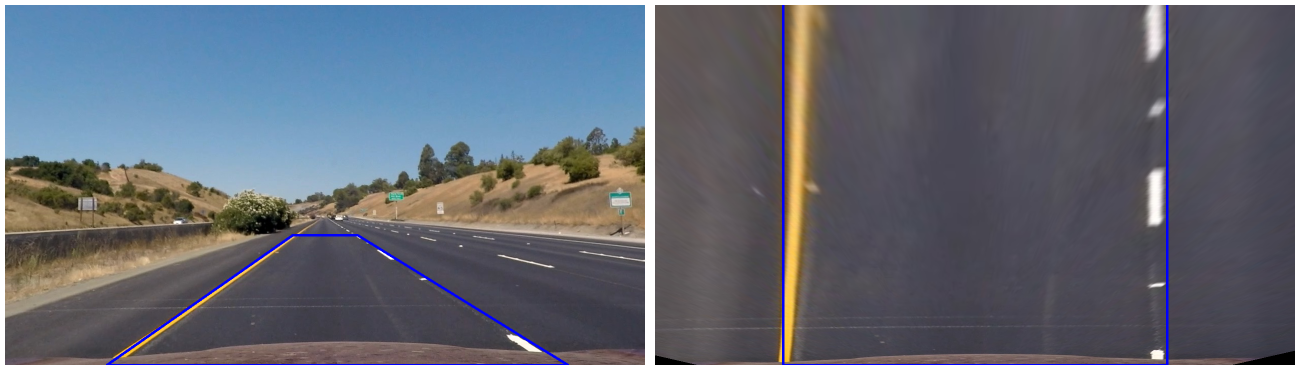
#> input picture examples/test-perspective1.png, 2600 x 740 px (shown at 1/2 size); its folder holds only this picture in this run
$ python -i video_processor.py   (imports and definitions only)   (older library calls are emulated)
#> lines starting #> are read from the running program, lines starting #| are printed output that depends on the picture
### utils/lane_finder.py
import numpy as np
import cv2


class Line:
    ''' keep track of detected lines '''
    average_count = 5
    def __init__(self):
        self.poly_fit = []
        self.lane_ind = []
        self.lane_start = []
        self.lane_x = []
        self.lane_y = []
        self.curve = []

    # [4 lines left out: function add_poly_fit, not called in this run]

    def get_last_poly_fit(self):
        return self.poly_fit[-1]

    def get_average_poly_fit(self):
        return np.average(self.poly_fit, axis=0)

    # [4 lines left out: function add_lane_ind, not called in this run]

    def get_last_lane_ind(self):
        return self.lane_ind[-1]

    # [24 lines left out: functions add_lane_points, get_lane_points_poly_fit, add_lane_start, not called in this run]

    def get_last_lane_start(self):
        return self.lane_start[-1]

    def get_lane_start(self):
        return self.lane_start[-1]
        # if len(self.lane_start) == 1:
        #    return self.lane_start[0]
        # return (self.lane_start[-1] + self.lane_start[-2]) / 2.0

    def get_average_lane_start(self):
        return np.average(self.lane_start, axis=0)

    # [4 lines left out: function add_curve, not called in this run]

    def get_average_curve(self):
        return np.average(self.curve, axis=0)

    def get_last_curve(self):
        return self.curve[-1]

class LaneFinder:
    ''' Finds lanes from perspective image '''
    right_line = Line()
    left_line = Line()

    # [183 lines left out: functions __init__, slide_window, visualize, draw_info, not called in this run]

### utils/video_processor.py
import os
import cv2
from utils.camera_cal import CameraCalibration
from utils.binary_image import BinaryImage
from utils.perspective_transform import PerspectiveTransform
from utils.lane_finder import LaneFinder


class VideoProcessor:
    ''' Process a video for finding lanes '''
    cam_cal = None
    debug_dir = None
    debug_frame_number = 0
    debug_frame_bypass = 10

    # [74 lines left out: functions init, write_debug_images, process_image, calibrate_camera, process, not called in this run]

>>> import cv2
>>> picture = cv2.imread('../examples/test-perspective1.png', cv2.IMREAD_GRAYSCALE)
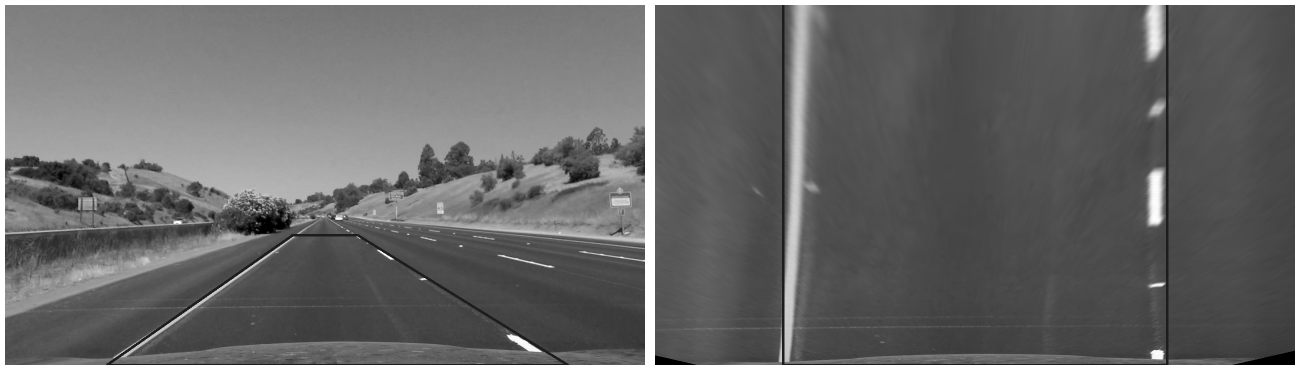
#> picture: shape (740, 2600) (shown at 1/2 size); min 0, max 255, mean 105
>>> result = VideoProcessor().process_image(picture)
#> (the run stopped early here; a loop or call above may not have finished)

$ run again, on examples/test-perspective2.png
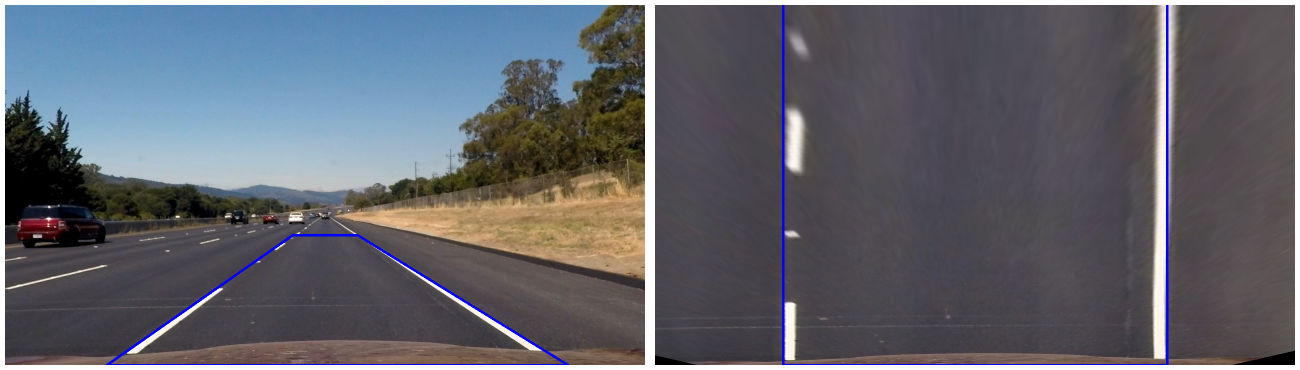
#> input picture examples/test-perspective2.png, 2600 x 740 px (shown at 1/2 size)
#> `picture = cv2.imread('../examples/test-perspective1.png', cv2.IMREAD_G..`:
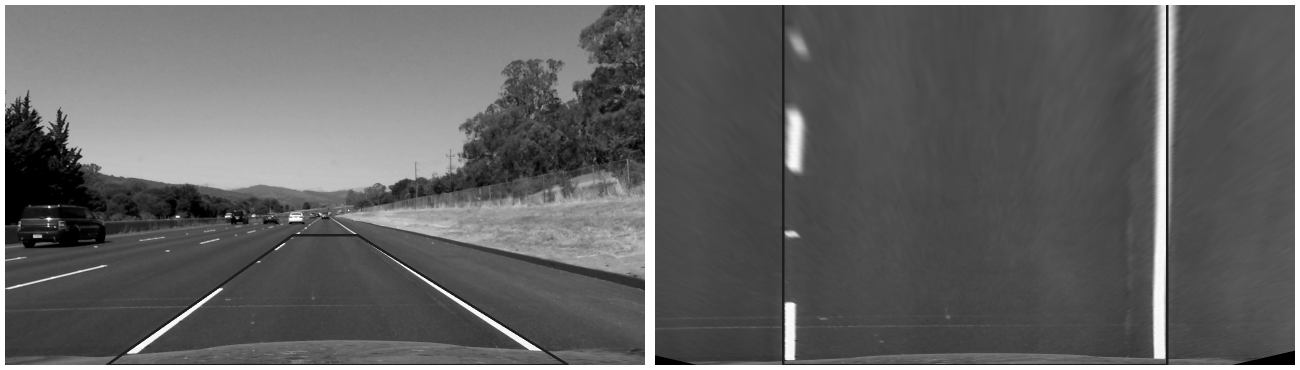
#> picture: shape (740, 2600) (shown at 1/2 size); min 0, max 255, mean 99.6

$ run again, on examples/test-undistort1.png
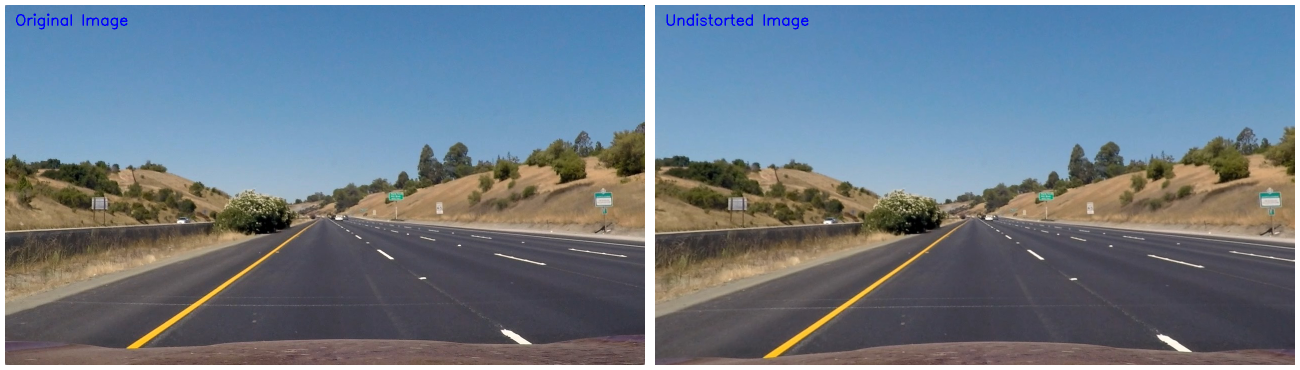
#> input picture examples/test-undistort1.png, 2600 x 740 px (shown at 1/2 size)
#> `picture = cv2.imread('../examples/test-perspective1.png', cv2.IMREAD_G..`:
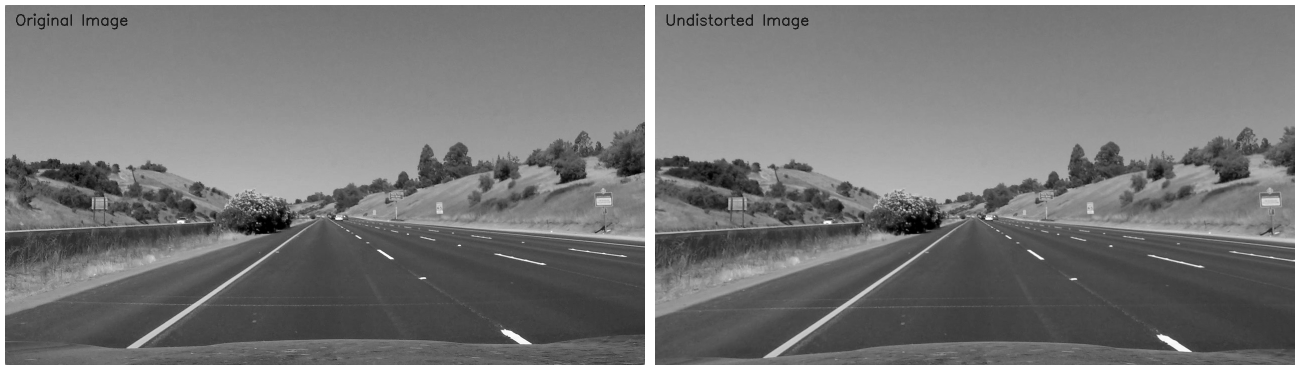
#> picture: shape (740, 2600) (shown at 1/2 size); min 0, max 255, mean 120.4
